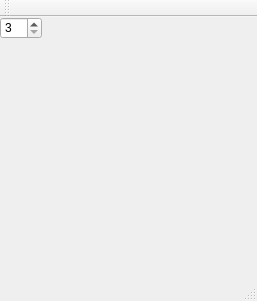
<?xml version="1.0" encoding="UTF-8"?>
<ui version="4.0">
 <class>TicTacToe</class>
 <widget class="QMainWindow" name="TicTacToe">
  <property name="geometry">
   <rect>
    <x>0</x>
    <y>0</y>
    <width>257</width>
    <height>301</height>
   </rect>
  </property>
  <property name="windowTitle">
   <string>TicTacToe</string>
  </property>
  <widget class="QWidget" name="centralWidget">
   <widget class="QSpinBox" name="sizeSpinBox">
    <property name="geometry">
     <rect>
      <x>0</x>
      <y>0</y>
      <width>42</width>
      <height>22</height>
     </rect>
    </property>
    <property name="minimum">
     <number>3</number>
    </property>
    <property name="maximum">
     <number>20</number>
    </property>
   </widget>
   <widget class="QWidget" name="gridLayoutWidget">
    <property name="geometry">
     <rect>
      <x>0</x>
      <y>30</y>
      <width>251</width>
      <height>201</height>
     </rect>
    </property>
    <layout class="QGridLayout" name="buttonsLayout"/>
   </widget>
  </widget>
  <widget class="QMenuBar" name="menuBar">
   <property name="geometry">
    <rect>
     <x>0</x>
     <y>0</y>
     <width>257</width>
     <height>26</height>
    </rect>
   </property>
  </widget>
  <widget class="QToolBar" name="mainToolBar">
   <attribute name="toolBarArea">
    <enum>TopToolBarArea</enum>
   </attribute>
   <attribute name="toolBarBreak">
    <bool>false</bool>
   </attribute>
  </widget>
  <widget class="QStatusBar" name="statusBar"/>
 </widget>
 <layoutdefault spacing="6" margin="11"/>
 <resources/>
 <connections/>
</ui>
